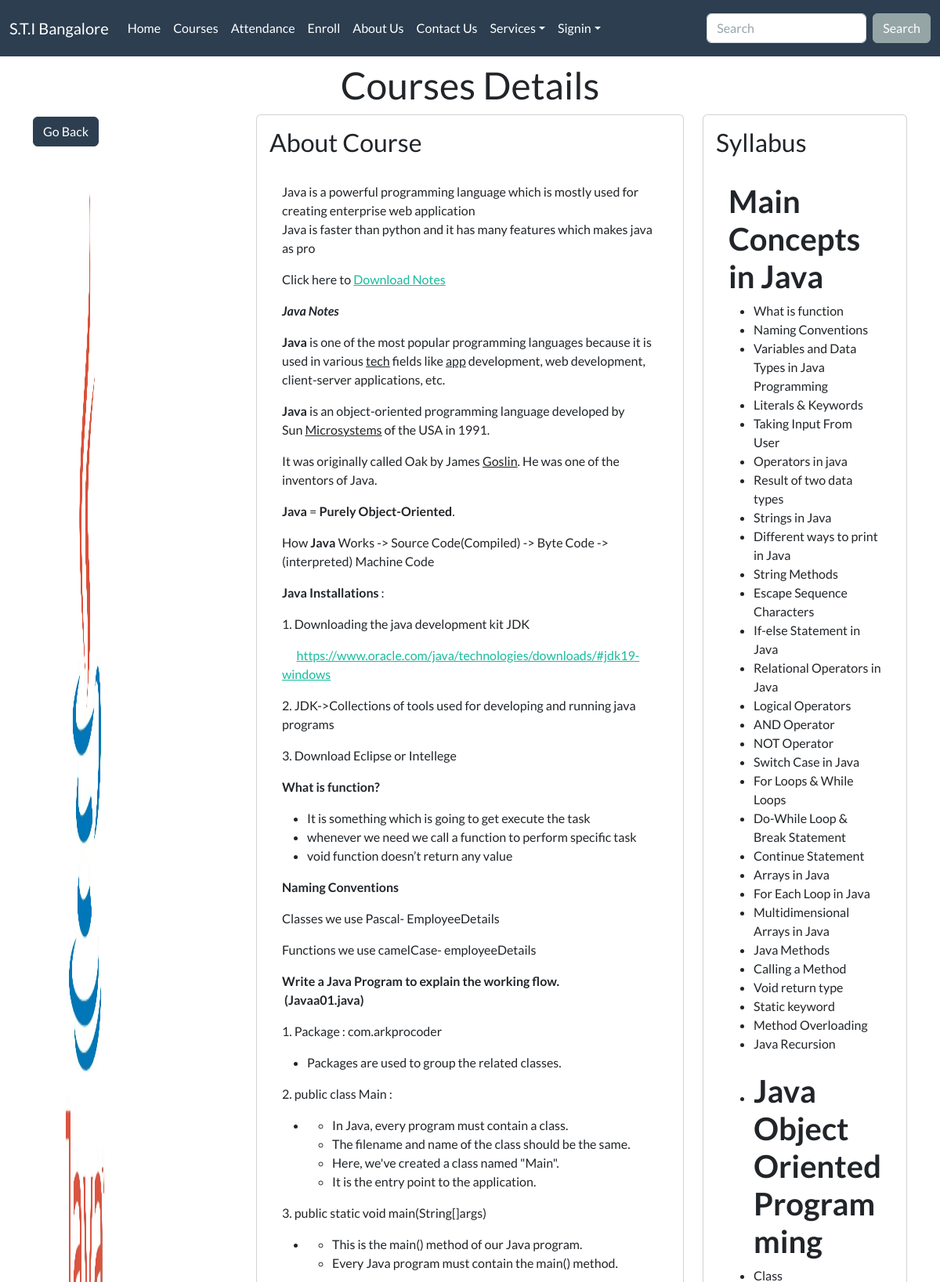
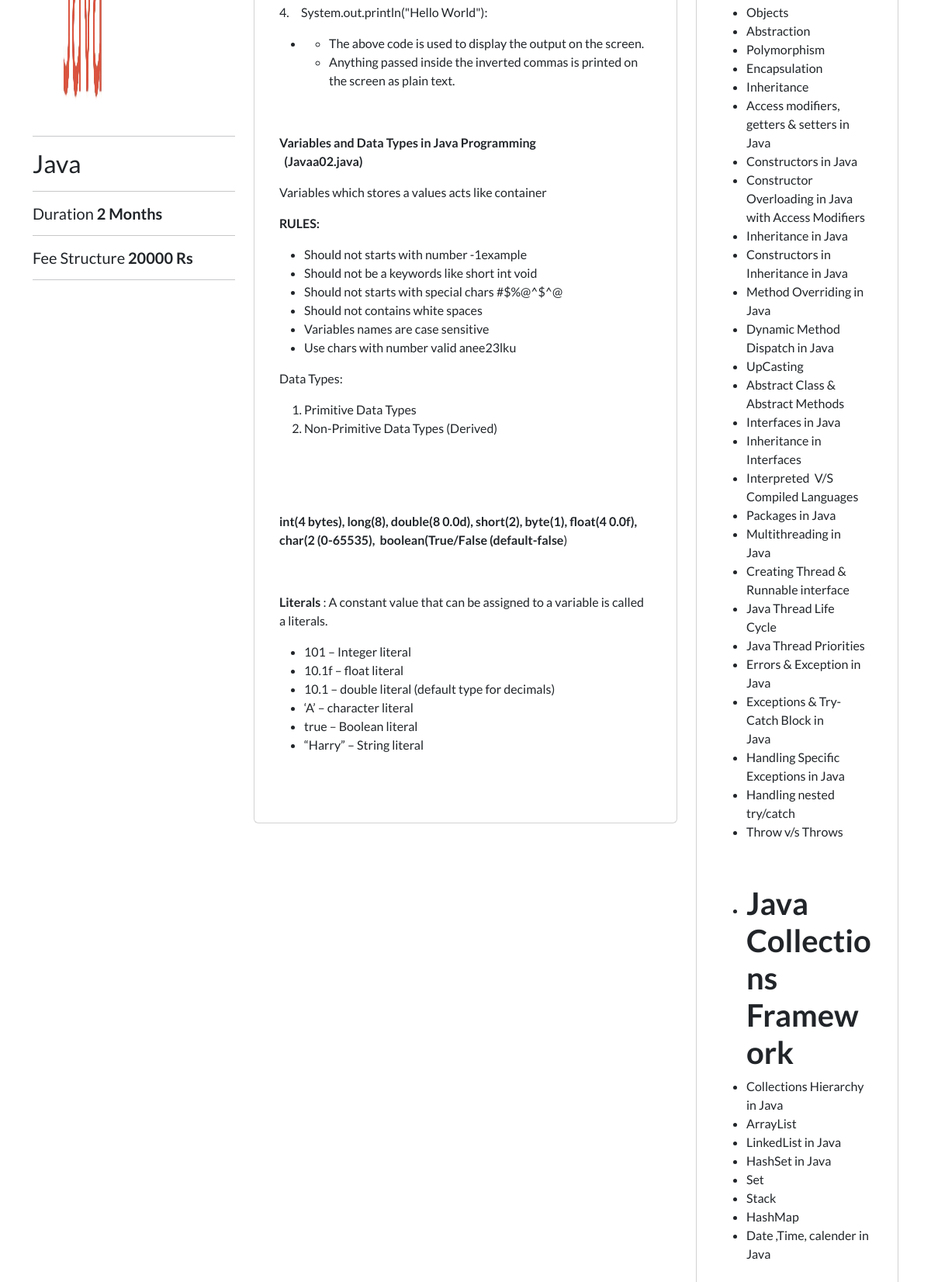
Screenshot of /course/Java/ with the database file from the repository (2 pictures, top to bottom).
### startupapp/models.py (models this page shows, shortened)
class Courses(models.Model):
    courseName=models.CharField(max_length=150,primary_key=True)
    image=models.ImageField(upload_to="course",blank=True,null=True)
    courseFee=models.IntegerField()
    courseDuration=models.IntegerField()
    syllabus=RichTextField(default="syllabus")
    aboutCourse=RichTextField(default="aboutCourse")
    stars=models.IntegerField(default=3)

### startupapp/views.py (the view)
# urls.py: path('course/<id>/',views.course,name="course"),
def course(request,id):
    course=Courses.objects.filter(courseName=id)
    context={"course":course}
    return render(request,"course.html",context)

### templates/course.html (shortened to what this page needs)
{% extends 'base.html' %}
{% block body %}
<div class="container mt-2">
<h1 class="text-center"> Courses Details</h1>
<div class="row">
    {% for c in course %}
<div class="col-md-3">
    <h3><a href="/courses" class="btn btn-primary"> Go Back</a></h3>
    <img src="{{c.image.url}}" id="card-img" class="card-img-top mt-3" alt="not found">
    <hr>
    <h3>
    {{c.courseName}}
    </h3>
    <hr>
    <h5>Duration <span><b>{{c.courseDuration}} Months</b></span></h5>
    <hr>
    <h5>Fee Structure <span><b>{{c.courseFee}} Rs</b></span></h5>
    <hr>
</div>
<div class="col-md-6">
<div class="card p-3">
    <div class="card-title">
        <h3>About Course</h3>
    </div>
    <div class="card-body">
        {{c.aboutCourse | safe}}
    </div>
</div>
</div>
<div class="col-md-3">
    <div class="card p-3">
        <div class="card-title">
            <h3>Syllabus</h3>
        </div>
        <div class="card-body">
            {{c.syllabus | safe}}
        </div>
    </div>
</div>
    {% endfor %}
</div>
</div>
{% endblock body %}

### rows the page displays
Courses: image (picture), courseName "Java", courseDuration "2", courseFee "20000", aboutCourse "Java is a powerful programming language which is mostly used for creating enterprise web application Java is faster than python and it has many features which makes java as pro Click here to Download Notes Java Notes Java is one of the most popular programming languages because it is used in various tech fields like app development, web development, client-server applications, etc. Java is an object-oriented programming language developed by Sun Microsystems of the USA in 1991. It was originally called Oak by James Goslin . He was one of the inventors of Java. Java = Purely Object-Oriented . How Java Works -> Source Code(Compiled) -> Byte Code ->(interpreted) Machine Code Java Installations…", syllabus "Main Concepts in Java What is function Naming Conventions Variables and Data Types in Java Programming Literals & Keywords Taking Input From User Operators in java Result of two data types Strings in Java Different ways to print in Java String Methods Escape Sequence Characters If-else Statement in Java Relational Operators in Java Logical Operators AND Operator NOT Operator Switch Case in Java For Loops & While Loops Do-While Loop & Break Statement Continue Statement Arrays in Java For Each Loop in Java Multidimensional Arrays in Java Java Methods Calling a Method Void return type Static keyword Method Overloading Java Recursion Java Object Oriented Programming Class Objects Abstraction…"
